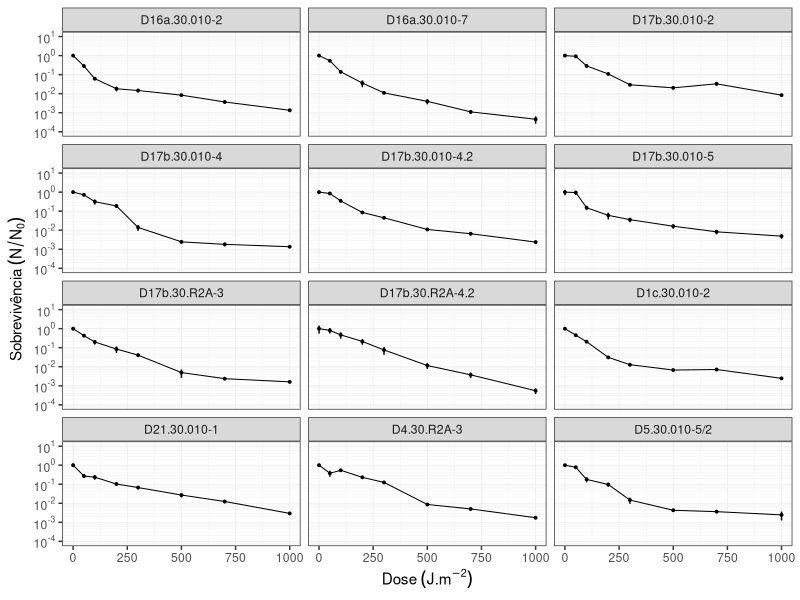
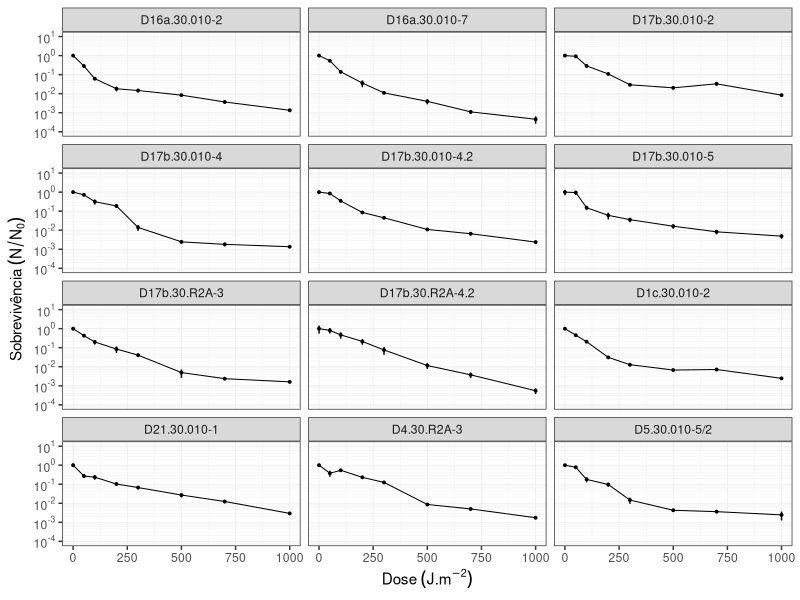

The R script that drew these images, in order:
#Script Iniciação Científica Sabrina Pinheiro

#REGRAS DE ENTRADA:
#*************ORDEM DAS COLUNAS: 1. Espécie | 2. Dose | 3-5. UFC | 6. Fator de Diluição **********************************
#Decimal é dado por vírgula
#Primeira linha é cabeçalho

#********** PACOTES **********
install.packages('ggplot2')   # Pacote para gráficos
library(ggplot2)
install.packages('matrixStats')   # Pacote para média e devio padrão de matrizes, no caso das gotas
library(matrixStats)
install.packages('MASS')    # Pacote necessário para a notação certa no eixo Y do gráfico
library(MASS)
install.packages('scales')    # Pacote para transformação em log10 do eixo y do gráfico
library(scales)
install.packages('dplyr')
library(dplyr)

#********** FUNÇÕES **********
# Função para média corrigida
calc_media_corrigida <- function(data, col_indices) {   # col_indices -> numero de gotas (ou seja, de colunas de ufc)
  ufc <- as.matrix(data[, col_indices]) #vou pegar só as colunas de ufc
  media_ufc <- rowMeans(ufc, na.rm = TRUE)
  media_corrigida <- media_ufc * data$diluicao * 100 #multiplico por 100 no final pq quero o resultado em ml
  return(media_corrigida)
}

# Função para calcular erro associado a média corrigida
calc_erro_medcor <- function(data, col_indices) {     # col_indices -> numero de gotas (ou seja, de colunas de ufc)
  ufc <- as.matrix(data[, col_indices])
  sd <- rowSds(ufc, na.rm = TRUE)
  n <- rowSums(!is.na(ufc))
  se <- sd / sqrt(n)
  erro <- (data$diluicao)*se*100      # Multiplico por 100 no final pq quero o resultado em ml
  return(erro)
}

log10_minor_break = function (...){
  function(x) {
    minx         = floor(min(log10(x), na.rm=T))-1;
    maxx         = ceiling(max(log10(x), na.rm=T))+1;
    n_major      = maxx-minx+1;
    major_breaks = seq(minx, maxx, by=1)
    minor_breaks =
      rep(log10(seq(1, 9, by=1)), times = n_major)+
      rep(major_breaks, each = 9)
    return(10^(minor_breaks))
  }
}

#********** LEITURA **********
# Lê tabela em tsv, ou seja, separado por tab, vírgula como decimal, primeira linha é cabeçalho, preenche espáços vazios com NA
uvtab <- read.table("UVC_escolhidos.tsv", sep="\t", dec=",", quote="", header=TRUE, fill=TRUE)

#********** PROCESSAMENTO **********
col_indices <- c(3, 4, 5)   # Define quais são as colunas da tabela que tem valores de UFC
mc <- calc_media_corrigida(uvtab, col_indices)
erro_mc <- calc_erro_medcor(uvtab, col_indices)

tab_media <- cbind.data.frame(uvtab, mc, erro_mc)

rep1 <- filter(tab_media, Replicata=='1')
rep2 <- filter(tab_media, Replicata=='2')
rep3 <- filter(tab_media, Replicata=='3')

media_rep <- rowMeans(cbind(rep1$mc, rep2$mc, rep2$mc), na.rm = TRUE)
erro_rep <- sqrt(rowSums(cbind((1/3*rep1$erro_mc)^2, (1/3*rep2$erro_mc)^2, (1/3*rep1$erro_mc)^2), na.rm = TRUE))

tab <- cbind.data.frame(rep1$Isolado, rep1$Dose, media_rep, erro_rep)
tab0 <- filter(tab, rep1$Dose=='0')
media0 <- rep(tab0$media_rep, each=8)
erro0 <- rep(tab0$erro_rep, each=8)
sob <- media_rep/media0
erro_sob <- sqrt((sob^2) * (((erro_rep / media_rep)^2) + ((erro0 / media0)^2)))

tabgraf <- cbind.data.frame(rep1$Isolado, rep1$Dose, sob, erro_sob)
colnames(tabgraf) <- c('isolado', 'Dose', 'sob', 'erro')

#********** GRÁFICOS **********
graf_sob<- ggplot(tabgraf, aes(x=Dose, y=sob)) +
    geom_point(size=.65)+   # Coloca as bolinhas
    geom_line(linewidth=.35)+   # Coloca as linhas
    geom_errorbar(aes(ymin=sob-erro, ymax=sob+erro), width=0.15, size=.5)+    # Coloca as barras de erro
    facet_wrap(~isolado, ncol=3)+    # Deixa facetado por espécie
    theme_bw()+   # Muda a aparência para o tema certo
    xlab(bquote("Dose"~(J.m^-2)))+    # Coloca o nome do eixo x
    ylab(bquote("Sobrevivência"~(N/N[0])))+    # Coloca o nome do eixo y
    theme(
      panel.grid.major = element_line(size=.25),   # Define largura da linha maior do grid interno no gráfico
      panel.grid.minor = element_line(size=.1),   # Define largura da linha menor do grid interno do gráfico
      legend.position='none')+    # Retira a legenda
    scale_y_log10(limits = c(1e-4,10),   # Transforma o eixo y em log10 com limiter de 1 a 10^-5
                  labels = trans_format("log10", math_format(10^.x)),
                   breaks = trans_breaks("log10", function(x) 10^x, n=4),
                   minor_breaks=log10_minor_break())
graf_sob

ggsave('escolhidos_UV.png', graf_sob, device='png', unit='cm', width = 15, height = 20, dpi=300)   # Salva gráfico que acabamos de criar como um arquivo
